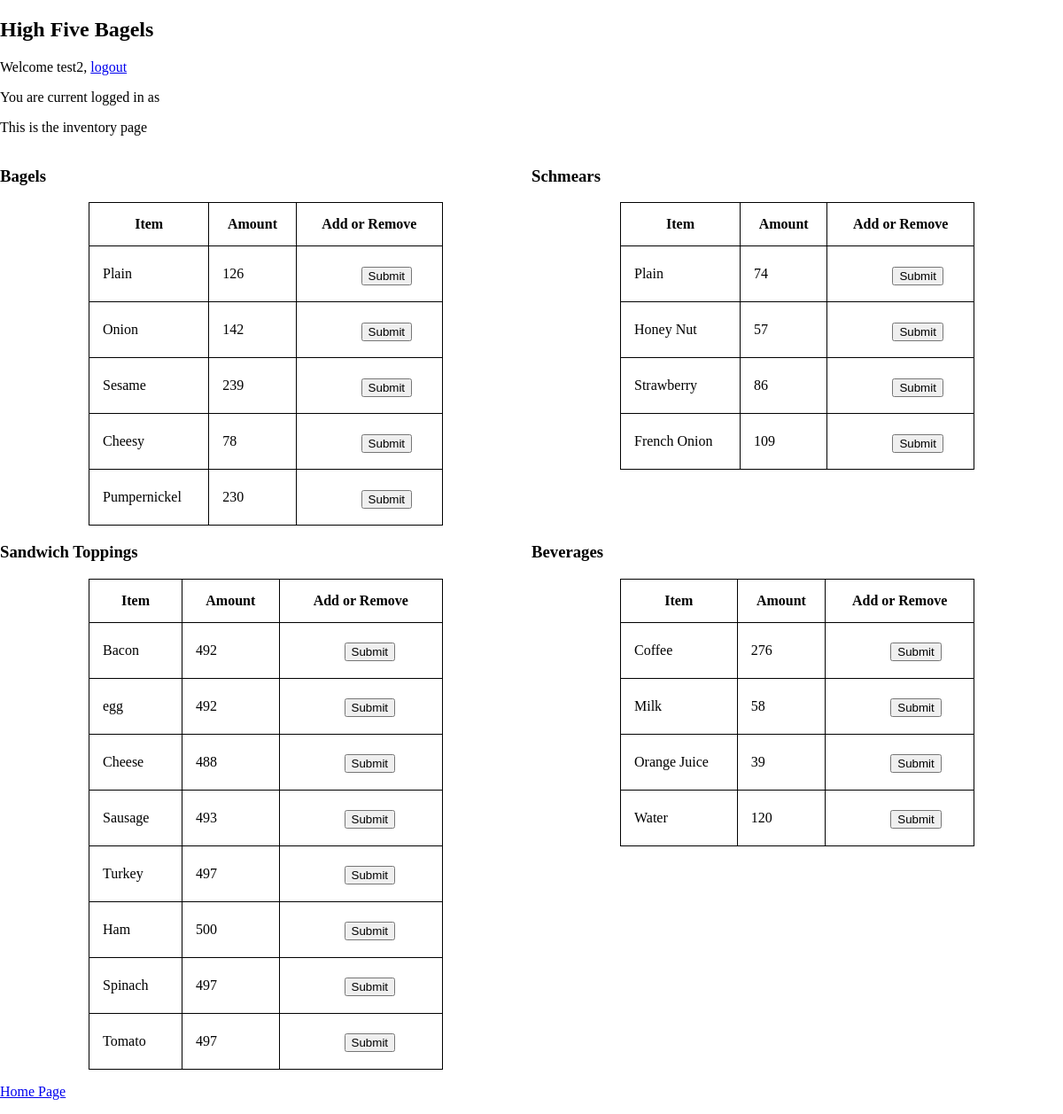
Before: /home/inventory/ (signed in) with the older database file.
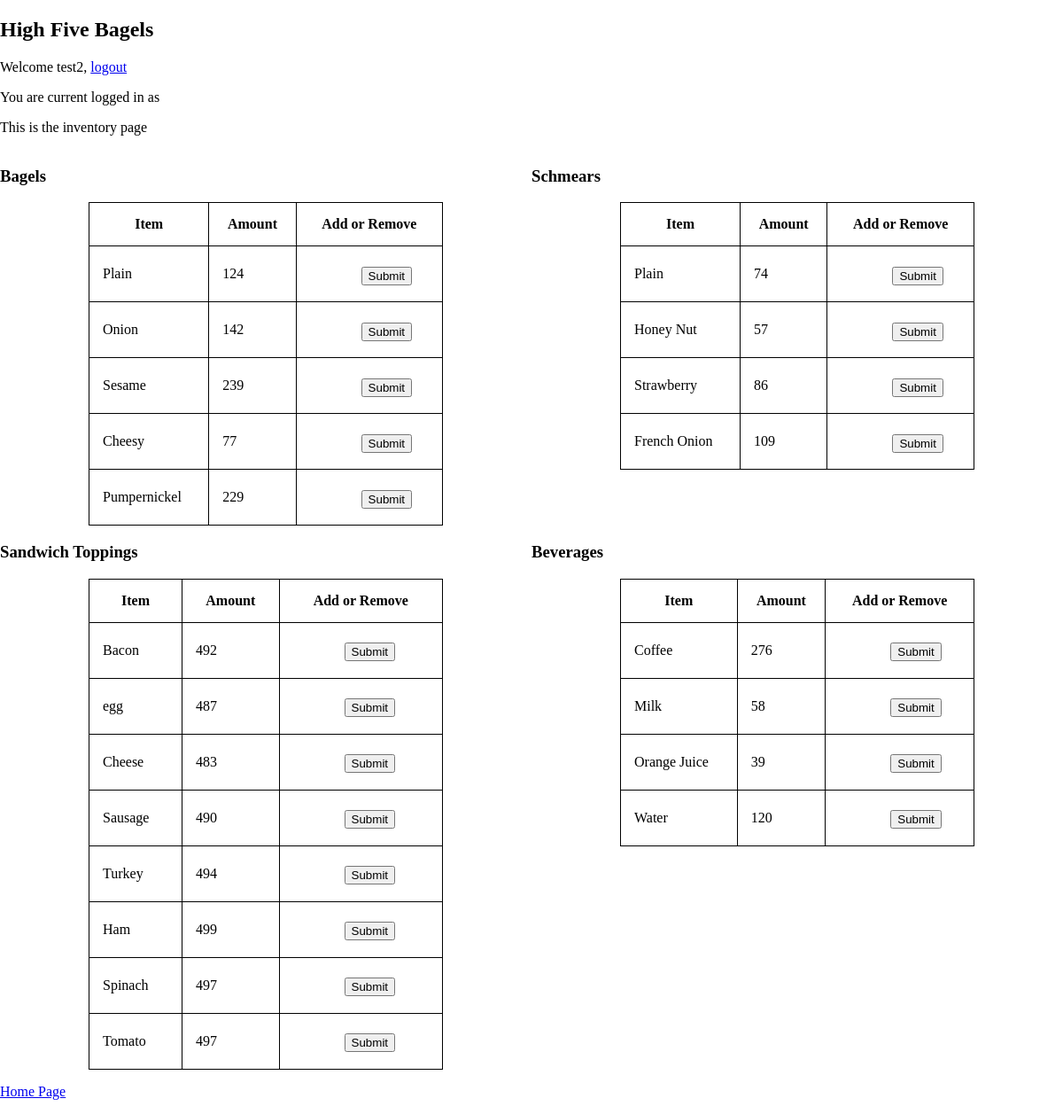
After: the same page with the newer database file.
### home/models.py (models this page shows, shortened)
class foodItem(models.Model):
    type = models.CharField(max_length=200)
    sub_type = models.CharField(max_length=200)
    inv_count = models.IntegerField()
    price = models.DecimalField(decimal_places=2,max_digits=10)
    item_id = models.IntegerField(default=random.randint(1000, 140000))

class Ingredients(models.Model):
    type = models.CharField(max_length=200)
    price = models.DecimalField(decimal_places=2, max_digits=10)
    inv_count = models.IntegerField(default=0)

### home/views.py (the view, shortened to what this page needs)
# urls.py: path('inventory/', views.inventory, name='inventory'),
def inventory(request):
    bagel_list = foodItem.objects.exclude(
        type__in = ['Sandwich', 'Shmear', 'Drink'],
    )
    shmear_list = foodItem.objects.exclude(
        type__in = ['Sandwich', 'Drink', 'Bagel'],
    )
    drink_list = foodItem.objects.exclude(
        type__in = ['Sandwich', 'Bagel', 'Shmear'],
    )
    ing_list = Ingredients.objects.all()
    context = {
        'user': request.user,
        'bagel_list' : bagel_list,
        'shmear_list' : shmear_list,
        'drink_list' : drink_list,
        'ing_list' : ing_list,
    }
    return render(request, 'home/inventory.html', context)

### home/templates/home/inventory.html (shortened to what this page needs)
{% load static %}
<!DOCTYPE html>
<html lang="en">
	<head>
		<link href="{% static 'home/style.css' %}" rel="stylesheet">
	</head>
	<body>
		<h2>High Five Bagels</h2>
		{% if user.is_authenticated %}
		<p>Welcome {{ user.username }}, <a href='/accounts/logout/?next=/'>logout</a></p>
		<p>You are current logged in as {{ group }}</p>
		<p>This is the inventory page</p>
		<div class="row">
			<div class="column">
				<h3>Bagels</h3>
                <table class="center">
                    <thead>
						<tr>
							<th>Item</th>
							<th>Amount</th>
                            <th>Add or Remove</th>
						</tr>
					</thead>
                    <tbody>
                        {% for food_item in bagel_list %}
                        <tr>
                            <td class="left">{{ food_item.sub_type }}</td>
                            <td>{{ food_item.inv_count }}</td>
                            <td>
                                <form method="post">
                                    <input style="width:40px" type="number" name="amount" value="amount" required="Please add an amount" />
                                    <button type="submit">Submit</button>
                                </form>
                            </td>
                        </tr>
                        {% endfor %}
                    </tbody>
                </table>
			</div>
			<div class="column">
				<h3>Schmears</h3>
                <table class="center">
                    <thead>
						<tr>
							<th>Item</th>
							<th>Amount</th>
                            <th>Add or Remove</th>
						</tr>
					</thead>
                    <tbody>
                        {% for food_item in shmear_list %}
                        <tr>
                            <td class="left">{{ food_item.sub_type }}</td>
                            <td>{{ food_item.inv_count }}</td>
                            <td>
                                <form method="post">
                                    <input style="width:40px" type="number" name="amount" value="amount" required="Please add an amount" />
                                    <button type="submit">Submit</button>
                                </form>
                            </td>
                        </tr>
                        {% endfor %}
                    </tbody>
                </table>
			</div>
		</div>
		<div class="row">
			<div class="column">
                <h3>Sandwich Toppings</h3>
                <table class="center">
                    <thead>
						<tr>
							<th>Item</th>
							<th>Amount</th>
                            <th>Add or Remove</th>
						</tr>
					</thead>
                    <tbody>
                        {% for ing_item in ing_list %}
                        <tr>
                            <td class="left">{{ ing_item.type }}</td>
                            <td>{{ ing_item.inv_count }}</td>
                            <td>
                                <form method="post">
                                    <input style="width:40px" type="number" name="amount" value="amount" required="Please add an amount" />
                                    <button type="submit">Submit</button>
                                </form>
                            </td>
                        </tr>
                        {% endfor %}
                    </tbody>
                </table>
			</div>
			<div class="column">
				<h3>Beverages</h3>
                <table class="center">
                    <thead>
						<tr>
							<th>Item</th>
							<th>Amount</th>
                            <th>Add or Remove</th>
						</tr>
					</thead>
                    <tbody>
                        {% for food_item in drink_list %}
                        <tr>
                            <td class="left">{{ food_item.sub_type }}</td>
                            <td>{{ food_item.inv_count }}</td>
                            <td>
                                <form method="post">
                                    <input style="width:40px" type="number" name="amount" value="amount" required="Please add an amount" />
                                    <button type="submit">Submit</button>
                                </form>
                            </td>
                        </tr>
                        {% endfor %}
                    </tbody>
                </table>
			</div>
		</div>
		<p><a href="/">Home Page</a></p>
		{% else %}
		<p>You are not currently logged in, <a href="/accounts/login/">login here.</a>
		{% endif %}
	</body>
</html>

### home/static/home/style.css (style rules this page uses)
input { height: 30px; width: 400px; border-radius: 10px; border: none; font-size: 20px; padding-left: 12px; }
body { margin: 0; padding: 0; }
table.center { margin-left: auto; margin-right: auto; }
table, th, td { border: 1px solid black; border-collapse: collapse; }
th, td { padding: 15px; }
.column { float: left; width: 50%; }
.row:after { content: ""; display: table; clear: both; }
.left { text-align: left; }
table { width: 400px; }

Changed rows visible on the page:
changed foodItem (number 1 of 13 on the later page): inv_count "126" → "124"
changed foodItem "Cheesy": inv_count "78" → "77"
changed foodItem "Pumpernickel": inv_count "230" → "229"
changed Ingredients "egg": inv_count "492" → "487"
changed Ingredients "Cheese": inv_count "488" → "483"
changed Ingredients "Sausage": inv_count "493" → "490"
changed Ingredients "Turkey": inv_count "497" → "494"
changed Ingredients "Ham": inv_count "500" → "499"
